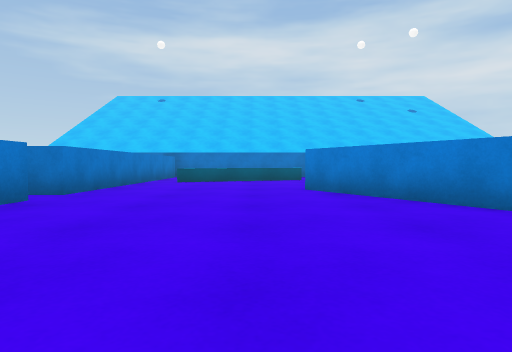
view 1 (above)

16 first-person views from a walk through a scene from a Unity 3-D project. The camera is 0.51 m above the floor, tilts 2° down and sees 75° across. The floor is counted in squares, 1 m on a side. Each view is taken from the middle of a square. On the plan, view 1 faces up. The plan holds only what a view shows up to about 9 squares ahead; the rest is blank. The place goes on beyond the plan. The player character is not drawn. Surface patterns are stand-ins for the level's own textures.

view 2
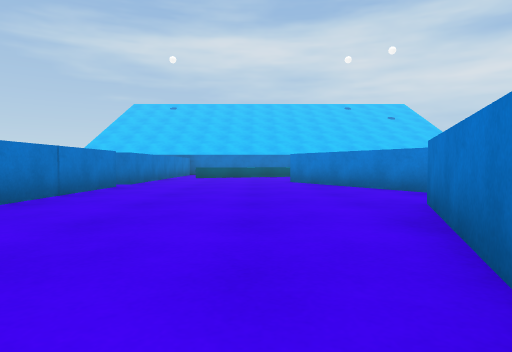

view 3
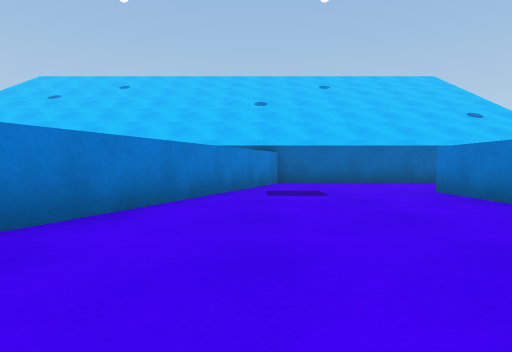

view 4
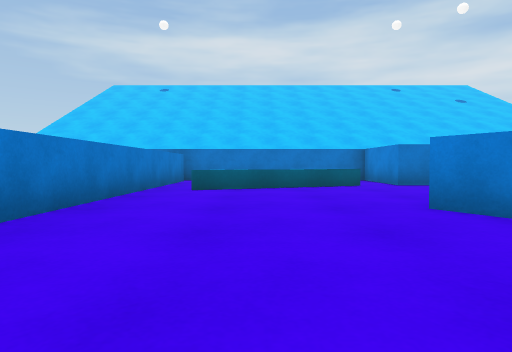

view 5
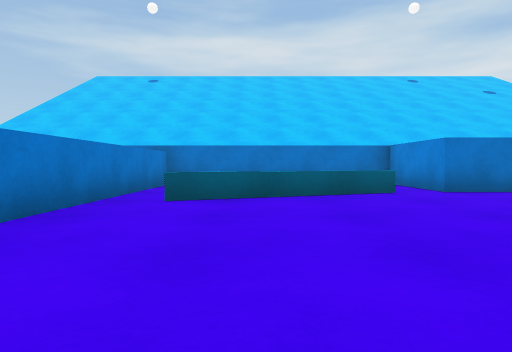

view 6
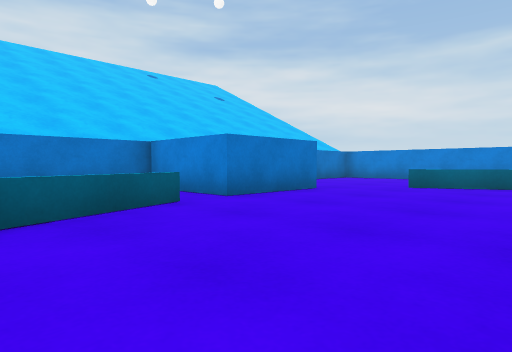

view 7
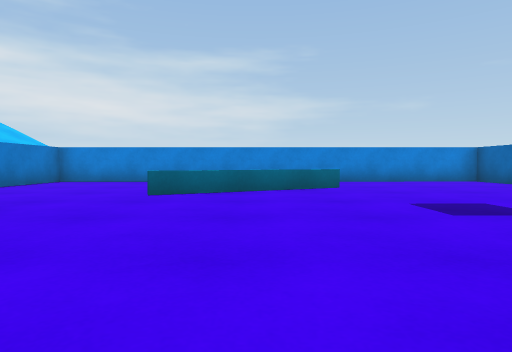

view 8
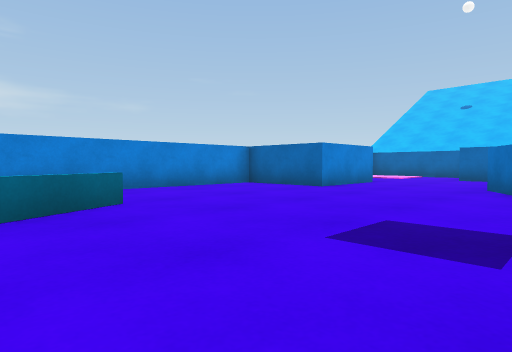

view 9
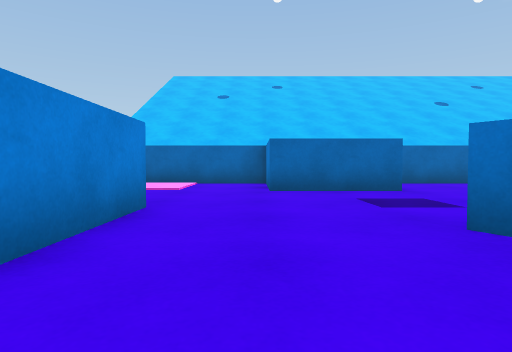

view 10
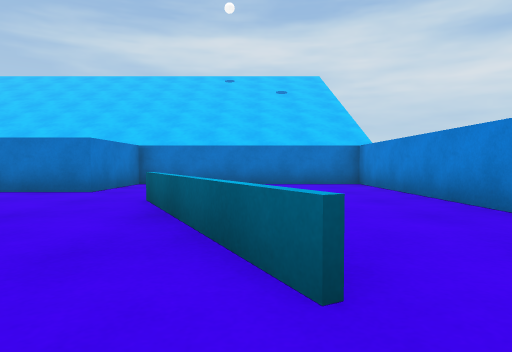

view 11
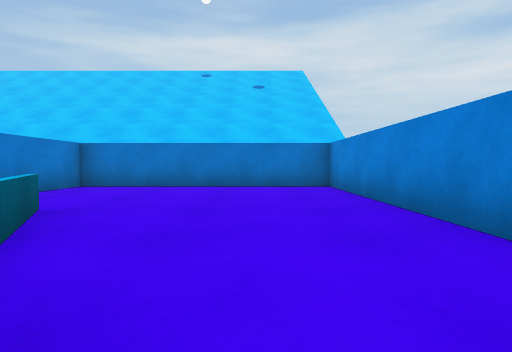

view 12
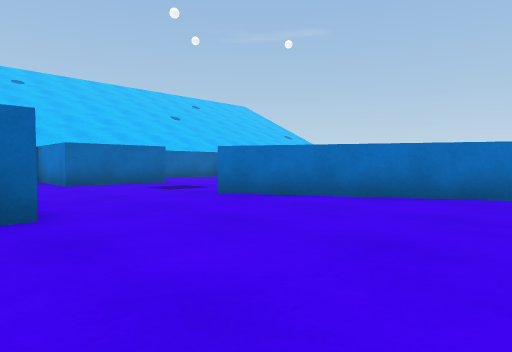

view 13
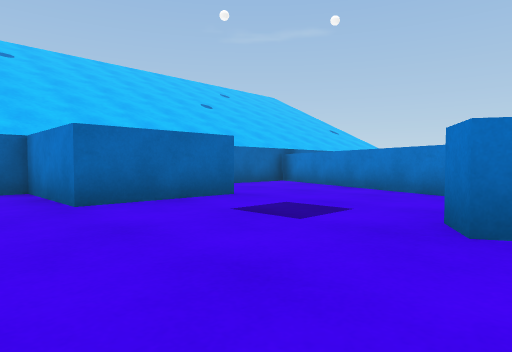

view 14
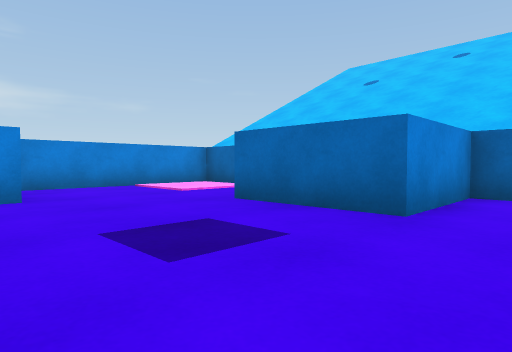

view 15
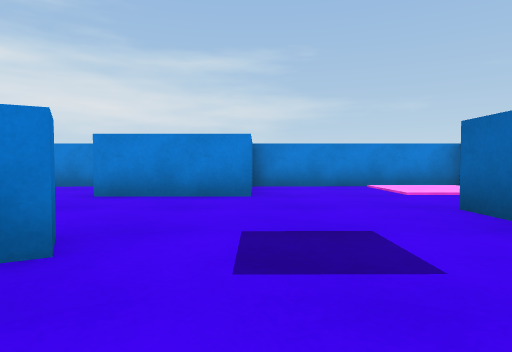

view 16
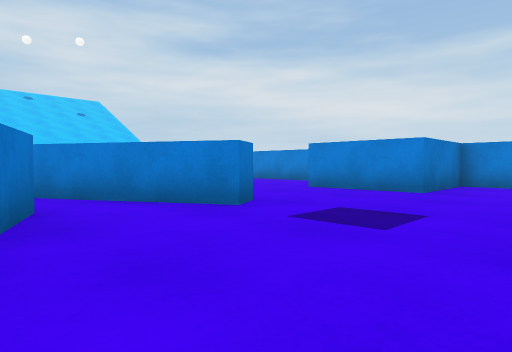

### Floor plan
Points are (right, up) in squares from view 1. A wall is a line through its corners. A room is listed if a view was taken in it or the views show most of it. See-through windows are left out.
Room 1 (views 1, 2, 3, 4, 5, 6, 7)
walls: (-3.2, 4.8) (-3.2, 1.1); (-3.2, -1.1) (-3.2, -3.1); (3.8, 1.8) (1, 7); (-3.2, 10) (-3.2, 5.6) (-3.9, 5.6); (-4.8, -5.7) (-0.6, -5.7) (2.3, 1.5)
low walls: (-0.7, 10.2) (-2.3, 9.6)
ways out: opening at (1, 8.7) to room 2; opening at (3, 1) to room 2; opening at (-3.5, -4.5); opening at (-3.5, 5)
Room 2 (views 8, 9, 10, 11, 12, 13, 14, 15, 16)
walls: (3.2, 4.3) (5.4, 0.4) (4.8, 0.1) (3.8, 1.8); (2.9, 1.3) (0.6, -4.4); (10.7, 1.9) (10.7, 13.7) (4.9, 13.7); (2.6, 13.7) (-3.4, 13.7); (6.6, -5.7) (10.7, -5.7) (10.7, -0.9); (1.4, -5.7) (4.2, -5.7); (-3.2, 13.4) (-3.2, 10)
low walls: (8.3, 6.1) (6.4, 9.8); (6.5, 9.9) (7.4, 8.1); (1.6, 11) (-0.7, 10.2)
ways out: opening at (1, 8.7) to room 1; opening at (3, 1) to room 1
objects: other object (3, 11) to (5, 13); other object (4, -5) to (6, -4); other object (9, -1) to (10, 1)

Where each view was taken, in squares from view 1:
view 1: 0 up, 0 right, facing up
view 2: 3 down, 0 right, facing up
view 3: 3 up, 0 right, facing down
view 4: 3 up, 1 left, facing up
view 5: 5 up, 1 left, facing up
view 6: 7 up, 1 left, facing up-right
view 7: 8 up, 1 right, facing right
view 8: 8 up, 4 right, facing down-right
view 9: 3 up, 7 right, facing down
view 10: 5 up, 8 right, facing up
view 11: 6 up, 9 right, facing up
view 12: 5 up, 9 right, facing down-left
view 13: 1 up, 8 right, facing down-left
view 14: 0 up, 3 right, facing down-right
view 15: 1 down, 3 right, facing right
view 16: 3 down, 2 right, facing up-right
